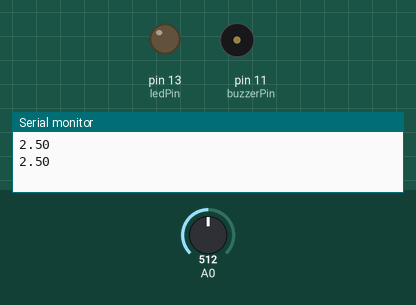
The sketch below on a simulated Arduino Uno, built with avr-gcc and run on an emulated ATmega328P. On the bench: output pins drawn as LEDs (lit = HIGH), buzzer (waves = sounding), the last lines printed to the serial monitor. The test bench sets the inputs (shaded band); at power-on: A0 = 512.

Above: at 1.8 s.
1.9 s: A0 set to 606
3.4 s: A0 set to 621
At 4.25 s:
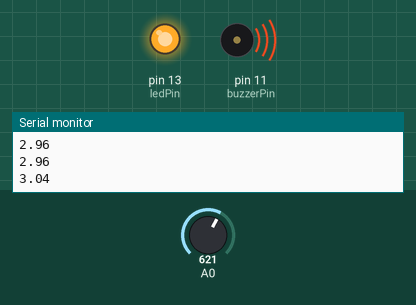
7.5 s: A0 set to 523
11.0 s: A0 set to 498
At 11.9 s:
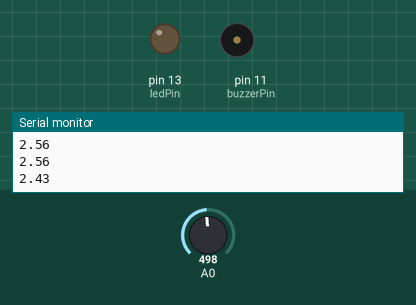
12.5 s: A0 set to 716
At 13.8 s:
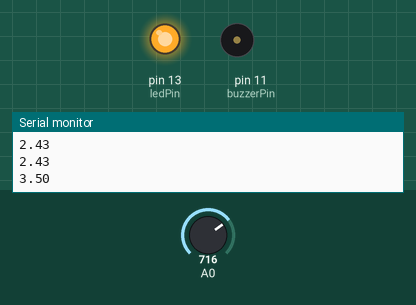
Timing chart, 0 to 17.6 s (numbered marks = the images above; inputs shaded):
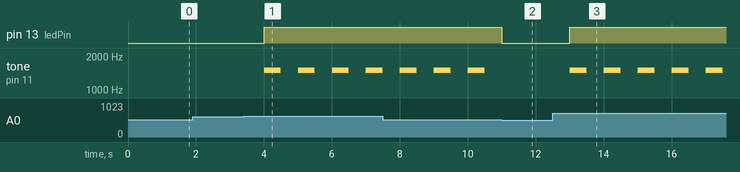

The sketch:

code.ino
```cpp
const int buzzerPin = 11;
const int ledPin = 13;
int ledState;

void setup() {
  // put your setup code here, to run once:
  Serial.begin(9600);
  pinMode(buzzerPin, OUTPUT);
  pinMode(ledPin, OUTPUT);
}

void loop() {
  // put your main code here, to run repeatedly:
  // read the voltage value which is between 0 and 1023
  //so we divided it by 1023 and multiply it by 5
  //to map the reading to the range between 0 and 5
  double voltage = (analogRead(A0) / 1023.0) * 5;
  // print the voltage value
  Serial.println(voltage);
  // set the LEDs according to the voltage value
  if(voltage > 3){
    ledState = HIGH;
  }else if(voltage < 2.5){
     ledState = LOW;
  }
  //if the led state is high turn on the buzzer else turn off the buzzer
  if(ledState){
    tone(buzzerPin, 1500, 500);
  }else{
    noTone(buzzerPin);
  }
  //then output the curr state of the ledPin
  digitalWrite(ledPin, ledState);
  delay(1000);
}
```

Measured:
- the behaviour switches between 613 and 614 on A0 (found by bisection; images 0 and 1)
- the behaviour switches between 512 and 511 on A0 (found by bisection; images 1 and 2)
- after the input at 3.4 s, pin 13 (ledPin): LOW → HIGH after 0.60 s; tone on pin 11 (buzzerPin): alternates 1500 Hz for 0.50 s and silent for 0.50 s, starting after 0.60 s
- after the input at 11.0 s, pin 13 (ledPin): HIGH → LOW at once; tone on pin 11 (buzzerPin): stays silent (without the input it goes to 1500 Hz after 0.01 s)
- after the input at 12.5 s, pin 13 (ledPin): LOW → HIGH after 0.51 s; tone on pin 11 (buzzerPin): alternates 1500 Hz for 0.50 s and silent for 0.50 s, starting after 0.51 s
